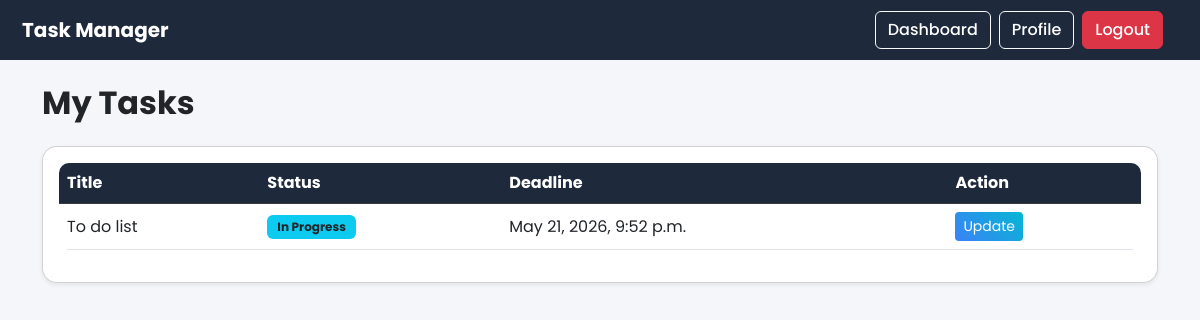
/member-dashboard/ (signed in), run on the app's committed database.
### core/models.py (models this page shows)
class Task(models.Model):
    STATUS_CHOICES = (
        ('pending', 'Pending'),
        ('in_progress', 'In Progress'),
        ('completed', 'Completed'),
    )
    title = models.CharField(max_length=200)
    description = models.TextField()
    project = models.ForeignKey(Project, on_delete=models.CASCADE)
    assigned_to = models.ForeignKey(User, on_delete=models.CASCADE)
    status = models.CharField(max_length=20, choices=STATUS_CHOICES, default='pending')
    deadline = models.DateTimeField()
    created_at = models.DateTimeField(auto_now_add=True)

### core/views.py (the view)
# urls.py: path('member-dashboard/', views.member_dashboard, name='member_dashboard'),
@login_required
def member_dashboard(request):
    if request.user.role != 'member':
        return redirect('admin_dashboard')
    tasks = Task.objects.filter(assigned_to=request.user)
    return render(request, 'member_dashboard.html', {
    'tasks': tasks,
    'now': now()
})

### core/templates/member_dashboard.html (shortened to what this page needs)
{% load static %}
<!DOCTYPE html>
<html lang="en">
<head>
    <link href="https://cdn.jsdelivr.net/npm/bootstrap@5.3.0/dist/css/bootstrap.min.css" rel="stylesheet">
    <link rel="stylesheet" href="{% static 'css/style.css' %}">
</head>
<body style="font-family: 'Poppins', sans-serif; background:#f4f6f9;">
<nav class="navbar navbar-expand-lg navbar-dark" style="background:#1e293b;">
    <div class="container-fluid">
        <a class="navbar-brand fw-bold" href="#">Task Manager</a>
        <div class="d-flex">
            <a href="/member-dashboard/" class="btn btn-outline-light me-2">Dashboard</a>
            <a href="/profile/" class="btn btn-outline-light me-2">Profile</a>
            <a href="/logout/" class="btn btn-danger">Logout</a>
        </div>
    </div>
</nav>
<div class="container mt-4">
    <h2 class="mb-4 fw-bold">My Tasks</h2>
    <div class="card p-3 shadow-sm">
        <table class="table table-hover align-middle">
            <thead class="table-dark">
                <tr>
                    <th>Title</th>
                    <th>Status</th>
                    <th>Deadline</th>
                    <th>Action</th>
                </tr>
            </thead>
            <tbody>
                {% for task in tasks %}
                <tr>
                    <td>{{ task.title }}</td>
                    <td>
                        {% if task.status == 'completed' %}
                            <span class="badge bg-success">Completed</span>
                        {% elif task.status == 'in_progress' %}
                            <span class="badge bg-info text-dark">In Progress</span>
                        {% else %}
                            <span class="badge bg-warning text-dark">Pending</span>
                        {% endif %}
                    </td>
                    <td {% if task.deadline < now %} class="text-danger fw-bold" {% endif %}>
                        {{ task.deadline }}
                    </td>
                    <td>
                        <a href="/update-task/{{ task.id }}/" class="btn btn-sm btn-primary">Update</a>
                    </td>
                </tr>
                {% endfor %}
            </tbody>
        </table>
    </div>
</div>
</body>
</html>

### core/static/css/style.css (style rules this page uses)
body { background: #f4f6f9; font-family: 'Segoe UI', sans-serif; }
.navbar { background: #1e293b; padding: 10px; }
.navbar a { color: white; margin-right: 15px; text-decoration: none; font-weight: 500; }
.card { border-radius: 15px; box-shadow: 0 4px 12px rgba(0,0,0,0.1); transition: 0.3s; }
.btn-primary { background: linear-gradient(45deg, #3b82f6, #06b6d4); border: none; }
.table { background: white; border-radius: 10px; overflow: hidden; }
.table th { background: #1e293b; color: white; }
.badge { padding: 6px 10px; font-size: 12px; }

### data on the page
Task: title "To do list", status "In Progress", deadline "May 21, 2026, 9:52 p.m."
